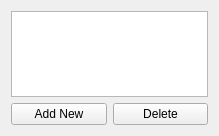
<?xml version="1.0" encoding="UTF-8"?>
<ui version="4.0">
 <class>WordListWidget</class>
 <widget class="QWidget" name="WordListWidget">
  <property name="geometry">
   <rect>
    <x>0</x>
    <y>0</y>
    <width>219</width>
    <height>136</height>
   </rect>
  </property>
  <property name="windowTitle">
   <string>Form</string>
  </property>
  <layout class="QGridLayout" name="gridLayout">
   <item row="0" column="0">
    <layout class="QVBoxLayout" name="verticalLayout">
     <item>
      <widget class="QTableView" name="tableView"/>
     </item>
     <item>
      <layout class="QHBoxLayout" name="horizontalLayout">
       <item>
        <widget class="QPushButton" name="Add_New">
         <property name="text">
          <string>Add New</string>
         </property>
        </widget>
       </item>
       <item>
        <widget class="QPushButton" name="deleteWord">
         <property name="text">
          <string>Delete</string>
         </property>
        </widget>
       </item>
      </layout>
     </item>
    </layout>
   </item>
  </layout>
 </widget>
 <resources/>
 <connections/>
</ui>
